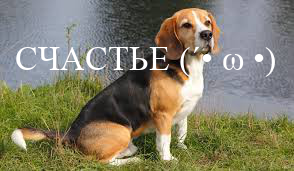

The script that drew this image:
import cv2
import numpy as np
import matplotlib.pyplot as plt

# Прописываем путь до нашего изображения
img = cv2.imread('1.jpeg')

ft = cv2.freetype.createFreeType2()

# Прописываем путь до нашего шрифта
ft.loadFontData(fontFileName='times.ttf', id=0)

# Сам текст и параметры его написания
ft.putText(img=img,
           text='СЧАСТЬЕ (´• ω •)',
           org=(15, 70),
           fontHeight=34,
           color=(255, 255, 255),
           thickness=-1,
           line_type=cv2.LINE_AA,
           bottomLeftOrigin=True)

cv2.imwrite('freetype.png', img)
img = cv2.imread('freetype.png')
cv2.imshow('freetype', img)

# На Ubuntu OpenCV может может выдать ошибку (на Windows всё нормально). В этом случае воспользуйся plt
#plt.imshow(img, interpolation = 'bicubic')
#plt.xticks([]), plt.yticks([])
#plt.show()

cv2.waitKey(0)
